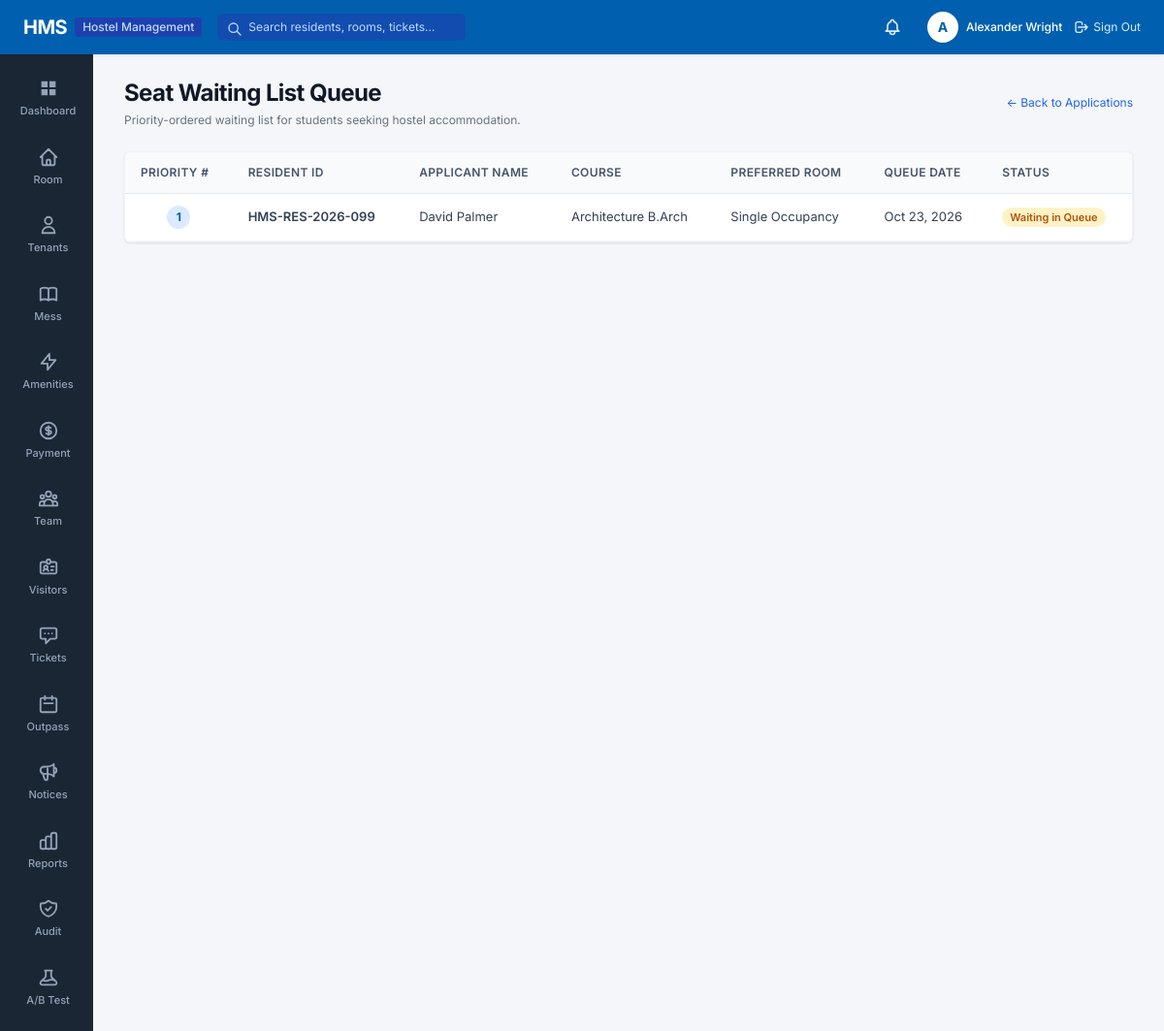
/allocations/waiting-list/ (signed in), run on the app's committed database.
### apps/accounts/models.py (models this page shows, shortened)
class User(AbstractUser):
    class Role(models.TextChoices):
        ADMIN = 'ADMIN', 'System Administrator'
        WARDEN = 'WARDEN', 'Hostel Manager / Warden'
        ACCOUNTS = 'ACCOUNTS', 'Accounts Staff'
        MAINTENANCE = 'MAINTENANCE', 'Maintenance Staff'
        RESIDENT = 'RESIDENT', 'Resident'
    role = models.CharField(
        max_length=20,
        choices=Role.choices,
        default=Role.RESIDENT,
        help_text="Designates the user's role and permission scope in HMS."
    )
    phone_number = models.CharField(max_length=20, blank=True, null=True)
    profile_picture = models.ImageField(upload_to='profiles/', blank=True, null=True)
    class Meta:
        verbose_name = 'User'
        verbose_name_plural = 'Users'
        ordering = ['username']
    @property
    def is_admin_user(self):
        return self.role == self.Role.ADMIN or self.is_superuser
    @property
    def is_resident(self):
        return self.role == self.Role.RESIDENT

### apps/allocations/models.py (models this page shows, shortened)
class WaitingListEntry(models.Model):
    class Status(models.TextChoices):
        WAITING = 'WAITING', 'Waiting in Queue'
        OFFERED = 'OFFERED', 'Seat Offered'
        ACCEPTED = 'ACCEPTED', 'Offer Accepted'
        DECLINED = 'DECLINED', 'Offer Declined'
        REMOVED = 'REMOVED', 'Removed from List'
    application = models.OneToOneField(SeatApplication, on_delete=models.CASCADE, related_name='waiting_list_entry')
    priority_number = models.PositiveIntegerField(help_text="Queue position (1 is highest priority)")
    status = models.CharField(max_length=20, choices=Status.choices, default=Status.WAITING)
    created_at = models.DateTimeField(auto_now_add=True)
    updated_at = models.DateTimeField(auto_now=True)
    class Meta:
        ordering = ['priority_number', 'created_at']
        verbose_name_plural = 'Waiting List Entries'

class SeatApplication(models.Model):
    class Status(models.TextChoices):
        PENDING = 'PENDING', 'Pending Review'
        APPROVED = 'APPROVED', 'Approved (Pending Allocation)'
        REJECTED = 'REJECTED', 'Rejected'
        WAITLISTED = 'WAITLISTED', 'Placed on Waiting List'
        ALLOCATED = 'ALLOCATED', 'Seat Allocated'
    resident = models.ForeignKey(ResidentProfile, on_delete=models.CASCADE, related_name='seat_applications')
    preferred_room_type = models.CharField(max_length=20, choices=Room.RoomType.choices, default=Room.RoomType.DOUBLE)
    preferred_block = models.ForeignKey(HostelBlock, on_delete=models.SET_NULL, null=True, blank=True)
    academic_year = models.CharField(max_length=20, default='2026-2027')
    applied_at = models.DateTimeField(auto_now_add=True)
    status = models.CharField(max_length=20, choices=Status.choices, default=Status.PENDING)
    reviewed_by = models.ForeignKey(settings.AUTH_USER_MODEL, on_delete=models.SET_NULL, null=True, blank=True, related_name='reviewed_applications')
    review_date = models.DateTimeField(null=True, blank=True)
    review_notes = models.TextField(blank=True)
    class Meta:
        ordering = ['-applied_at']

### apps/residents/models.py (models this page shows, shortened)
class ResidentProfile(models.Model):
    class Status(models.TextChoices):
        APPLICANT = 'APPLICANT', 'Applicant'
        ACTIVE = 'ACTIVE', 'Active Resident'
        CHECKED_OUT = 'CHECKED_OUT', 'Checked Out'
        SUSPENDED = 'SUSPENDED', 'Suspended'
    class Gender(models.TextChoices):
        MALE = 'MALE', 'Male'
        FEMALE = 'FEMALE', 'Female'
        OTHER = 'OTHER', 'Other'
    user = models.OneToOneField(
        settings.AUTH_USER_MODEL,
        on_delete=models.CASCADE,
        related_name='resident_profile'
    )
    student_id = models.CharField(max_length=50, unique=True, help_text="University or Institutional Resident ID")
    course = models.CharField(max_length=100, blank=True, help_text="e.g. B.Tech Computer Science")
    batch_year = models.CharField(max_length=20, blank=True, help_text="e.g. 2023-2027")
    gender = models.CharField(max_length=10, choices=Gender.choices, default=Gender.MALE)
    blood_group = models.CharField(max_length=10, blank=True)
    emergency_contact_name = models.CharField(max_length=100, blank=True)
    emergency_contact_phone = models.CharField(max_length=20, blank=True)
    emergency_contact_relation = models.CharField(max_length=50, blank=True)
    status = models.CharField(max_length=20, choices=Status.choices, default=Status.APPLICANT)
    admission_date = models.DateField(null=True, blank=True)
    current_bed = models.OneToOneField(
        Bed,
        null=True,
        blank=True,
        on_delete=models.SET_NULL,
        related_name='current_resident',
        help_text="Currently assigned bed"
    )
    created_at = models.DateTimeField(auto_now_add=True)
    updated_at = models.DateTimeField(auto_now=True)
    class Meta:
        ordering = ['student_id']

### apps/allocations/views.py (the view)
# urls.py: path('waiting-list/', views.waiting_list_view, name='waiting_list'),
@login_required
def waiting_list_view(request):
    entries = WaitingListEntry.objects.select_related('application', 'application__resident', 'application__resident__user').order_by('priority_number')
    return render(request, 'allocations/waiting_list.html', {'entries': entries})

### templates/allocations/waiting_list.html (shortened to what this page needs)
{% extends 'base.html' %}
{% block content %}
<div class="space-y-6">
    <div class="flex items-center justify-between">
        <div>
            <h1 class="text-2xl font-bold tracking-tight text-gray-900">Seat Waiting List Queue</h1>
            <p class="text-xs text-gray-500 mt-1">Priority-ordered waiting list for students seeking hostel accommodation.</p>
        </div>
        <a href="{% url 'allocations:application_list' %}" class="text-xs text-blue-600 hover:underline">
            &larr; Back to Applications
        </a>
    </div>
    <div class="hms-card p-0 overflow-hidden">
        <table class="hms-table">
            <thead>
                <tr>
                    <th>Priority #</th>
                    <th>Resident ID</th>
                    <th>Applicant Name</th>
                    <th>Course</th>
                    <th>Preferred Room</th>
                    <th>Queue Date</th>
                    <th>Status</th>
                </tr>
            </thead>
            <tbody>
                {% for entry in entries %}
                <tr>
                    <td class="font-bold text-center text-[#0060af]">
                        <span class="inline-block w-6 h-6 rounded-full bg-blue-100 text-[#0060af] leading-6 text-xs">
                            {{ entry.priority_number }}
                        </span>
                    </td>
                    <td class="font-semibold">{{ entry.application.resident.student_id }}</td>
                    <td>{{ entry.application.resident.user.get_full_name }}</td>
                    <td>{{ entry.application.resident.course }}</td>
                    <td>{{ entry.application.get_preferred_room_type_display }}</td>
                    <td>{{ entry.created_at|date:"M d, Y" }}</td>
                    <td>
                        <span class="badge badge-warning">{{ entry.get_status_display }}</span>
                    </td>
                </tr>
                {% empty %}
                <tr>
                    <td colspan="7" class="text-center py-8 text-gray-400 text-xs">The seat waiting list queue is currently empty.</td>
                </tr>
                {% endfor %}
            </tbody>
        </table>
    </div>
</div>
{% endblock %}

### templates/base.html (shortened to what this page needs)
{% load static %}
<!DOCTYPE html>
<html lang="en">
<head>
    <script src="https://cdn.tailwindcss.com"></script>
    <link rel="stylesheet" href="{% static 'css/hms.css' %}">
</head>
<body class="bg-[#f4f6f9] text-[#1e293b] flex flex-col min-h-screen">
    <header class="hms-header flex items-center justify-between px-6 text-white sticky top-0 z-50">
        <div class="flex items-center space-x-4">
            <a href="{% url 'accounts:dashboard' %}" class="flex items-center space-x-2 text-white hover:opacity-90 transition">
                <span class="text-xl font-bold tracking-tight">HMS</span>
                <span class="text-xs bg-blue-800 text-blue-200 px-2 py-0.5 rounded font-medium">Hostel Management</span>
            </a>
            <form action="{% url 'reports:global_search' %}" method="GET" class="hidden md:flex items-center ml-6">
                <div class="relative">
                    <input type="text" name="q" placeholder="Search residents, rooms, tickets..."
                           class="bg-blue-800/60 text-white placeholder-blue-200 text-xs rounded-md px-3 py-1.5 pl-8 focus:outline-none focus:ring-1 focus:ring-white w-64 transition">
                    <svg class="w-4 h-4 text-blue-200 absolute left-2.5 top-2" fill="none" stroke="currentColor" viewBox="0 0 24 24">
                        <path stroke-linecap="round" stroke-linejoin="round" stroke-width="2" d="M21 21l-6-6m2-5a7 7 0 11-14 0 7 7 0 0114 0z"></path>
                    </svg>
                </div>
            </form>
        </div>
        <div class="flex items-center space-x-5">
            <a href="{% url 'notifications:notification_list' %}" class="relative p-1.5 text-blue-100 hover:text-white hover:bg-blue-800 rounded-full transition" title="Notifications">
            </a>
            <div class="flex items-center space-x-3">
                <a href="{% url 'accounts:profile' %}" class="flex items-center space-x-2 text-white hover:opacity-90">
                    <div class="w-8 h-8 rounded-full bg-white text-hmsblue font-bold flex items-center justify-center text-sm shadow">
                        {{ request.user.first_name|default:request.user.username|make_list|first|upper }}
                    </div>
                    <span class="hidden sm:inline text-xs font-medium">{{ request.user.get_full_name|default:request.user.username }}</span>
                </a>
                <a href="{% url 'accounts:logout' %}" class="text-xs text-blue-100 hover:text-white hover:underline flex items-center space-x-1 ml-2">
                    <svg class="w-4 h-4" fill="none" stroke="currentColor" viewBox="0 0 24 24">
                        <path stroke-linecap="round" stroke-linejoin="round" stroke-width="2" d="M17 16l4-4m0 0l-4-4m4 4H7m6 4v1a3 3 0 01-3 3H6a3 3 0 01-3-3V7a3 3 0 013-3h4a3 3 0 013 3v1"></path>
                    </svg>
                    <span>Sign Out</span>
                </a>
            </div>
        </div>
    </header>
    <div class="flex flex-1">
        <aside class="hms-sidebar flex flex-col py-3 select-none">
            <nav class="space-y-1">
                <a href="{% url 'accounts:dashboard' %}" class="hms-nav-item {% if request.resolver_match.app_name == 'accounts' and request.resolver_match.url_name == 'hostel_dashboard' %}active{% endif %}">
                    <svg fill="currentColor" viewBox="0 0 24 24">
                        <path d="M4 4h7v7H4V4zm9 0h7v7h-7V4zm-9 9h7v7H4v-7zm9 0h7v7h-7v-7z"/>
                    </svg>
                    <span>Dashboard</span>
                </a>
                <a href="{% url 'rooms:room_list' %}" class="hms-nav-item {% if request.resolver_match.app_name == 'rooms' %}active{% endif %}">
                    <svg fill="none" stroke="currentColor" stroke-width="2" viewBox="0 0 24 24">
                        <path stroke-linecap="round" stroke-linejoin="round" d="M3 12l2-2m0 0l7-7 7 7M5 10v10a1 1 0 001 1h3m10-11l2 2m-2-2v10a1 1 0 01-1 1h-3m-6 0a1 1 0 001-1v-4a1 1 0 011-1h2a1 1 0 011 1v4a1 1 0 001 1m-6 0h6"/>
                    </svg>
                    <span>Room</span>
                </a>
                {% if not request.user.is_resident %}
                <a href="{% url 'residents:resident_list' %}" class="hms-nav-item {% if request.resolver_match.app_name == 'residents' and request.resolver_match.url_name != 'resident_dashboard' %}active{% endif %}">
                    <svg fill="none" stroke="currentColor" stroke-width="2" viewBox="0 0 24 24">
                        <path stroke-linecap="round" stroke-linejoin="round" d="M16 7a4 4 0 11-8 0 4 4 0 018 0zM12 14a7 7 0 00-7 7h14a7 7 0 00-7-7z"/>
                    </svg>
                    <span>Tenants</span>
                </a>
                {% endif %}
                <a href="{% url 'dining:meal_menu' %}" class="hms-nav-item {% if request.resolver_match.app_name == 'dining' %}active{% endif %}">
                    <span>Mess</span>
                </a>
                <a href="{% url 'rooms:amenity_list' %}" class="hms-nav-item {% if request.resolver_match.url_name == 'amenity_list' %}active{% endif %}">
                    <svg fill="none" stroke="currentColor" stroke-width="2" viewBox="0 0 24 24">
                        <path stroke-linecap="round" stroke-linejoin="round" d="M13 10V3L4 14h7v7l9-11h-7z"/>
                    </svg>
                    <span>Amenities</span>
                </a>
                <a href="{% url 'finance:payment_list' %}" class="hms-nav-item {% if request.resolver_match.app_name == 'finance' %}active{% endif %}">
                    <svg fill="none" stroke="currentColor" stroke-width="2" viewBox="0 0 24 24">
                        <path stroke-linecap="round" stroke-linejoin="round" d="M12 8c-1.657 0-3 .895-3 2s1.343 2 3 2 3 .895 3 2-1.343 2-3 2m0-8c1.11 0 2.08.402 2.599 1M12 8V7m0 1v8m0 0v1m0-1c-1.11 0-2.08-.402-2.599-1M21 12a9 9 0 11-18 0 9 9 0 0118 0z"/>
                    </svg>
                    <span>Payment</span>
                </a>
                {% if request.user.is_admin_user %}
                <a href="{% url 'accounts:user_list' %}" class="hms-nav-item {% if request.resolver_match.url_name == 'user_list' %}active{% endif %}">
                    <span>Team</span>
                </a>
                {% endif %}
                <a href="{% url 'visitors:visitor_list' %}" class="hms-nav-item {% if request.resolver_match.app_name == 'visitors' %}active{% endif %}">
                    <span>Visitors</span>
                </a>
                <a href="{% url 'complaints:complaint_list' %}" class="hms-nav-item {% if request.resolver_match.app_name == 'complaints' %}active{% endif %}">
                    <svg fill="none" stroke="currentColor" stroke-width="2" viewBox="0 0 24 24">
                        <path stroke-linecap="round" stroke-linejoin="round" d="M8 10h.01M12 10h.01M16 10h.01M9 16H5a2 2 0 01-2-2V6a2 2 0 012-2h14a2 2 0 012 2v8a2 2 0 01-2 2h-5l-5 5v-5z"/>
                    </svg>
                    <span>Tickets</span>
                </a>
                <a href="{% url 'attendance:outpass_list' %}" class="hms-nav-item {% if request.resolver_match.app_name == 'attendance' %}active{% endif %}">
                    <svg fill="none" stroke="currentColor" stroke-width="2" viewBox="0 0 24 24">
                        <path stroke-linecap="round" stroke-linejoin="round" d="M8 7V3m8 4V3m-9 8h10M5 21h14a2 2 0 002-2V7a2 2 0 00-2-2H5a2 2 0 00-2 2v12a2 2 0 002 2z"/>
                    </svg>
                    <span>Outpass</span>
                </a>
                <a href="{% url 'notices:notice_list' %}" class="hms-nav-item {% if request.resolver_match.app_name == 'notices' %}active{% endif %}">
                    <span>Notices</span>
                </a>
                {% if not request.user.is_resident %}
                <a href="{% url 'reports:reports_overview' %}" class="hms-nav-item {% if request.resolver_match.app_name == 'reports' %}active{% endif %}">
                    <span>Reports</span>
                </a>
                {% endif %}
                {% if request.user.is_admin_user %}
                <a href="{% url 'audit:audit_list' %}" class="hms-nav-item {% if request.resolver_match.app_name == 'audit' %}active{% endif %}">
                    <span>Audit</span>
                </a>
                <a href="{% url 'abtesting:ab_dashboard' %}" class="hms-nav-item {% if request.resolver_match.app_name == 'abtesting' %}active{% endif %}">
                    <span>A/B Test</span>
                </a>
                {% endif %}
            </nav>
        </aside>
        <main class="hms-main-content">
            {% block content %}{% endblock %}
        </main>
    </div>
</body>
</html>

### data on the page
User: user.first_name|make_list "A", user.get_full_name "Alexander Wright"
WaitingListEntry: priority_number "1", application.resident.student_id "HMS-RES-2026-099", application.resident.user.get_full_name "David Palmer", application.resident.course "Architecture B.Arch", application.preferred_room_type "Single Occupancy", created_at "Oct 23, 2026", status "Waiting in Queue"
